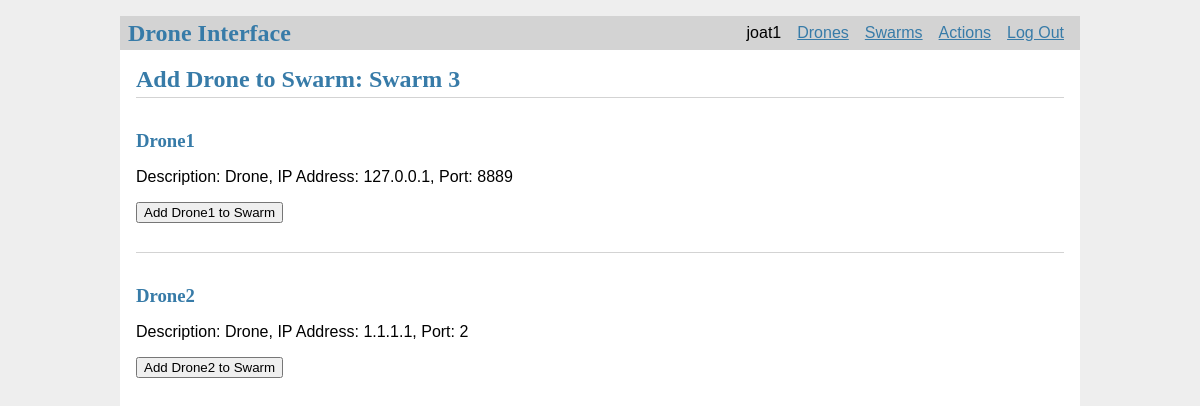
The app's page /5/add_drone_to_swarm (signed in) with its own data.
### tables this page shows
CREATE TABLE user (
  id INTEGER PRIMARY KEY AUTOINCREMENT,
  username TEXT UNIQUE NOT NULL,
  password TEXT NOT NULL
);

CREATE TABLE groups (
  id INTEGER PRIMARY KEY AUTOINCREMENT,
  group_name TEXT NOT NULL
);

CREATE TABLE drones (
  id INTEGER PRIMARY KEY AUTOINCREMENT,
  drone_name TEXT UNIQUE NOT NULL,
  description TEXT NOT NULL,
  ip_addr TEXT NOT NULL,
  port TEXT NOT NULL,
  mac_addr TEXT,
  owner_id INTEGER NOT NULL,
  group_id INTEGER,
  FOREIGN KEY (owner_id) REFERENCES user (id),
  FOREIGN KEY (group_id) REFERENCES groups (id)
);

### flaskr/swarms.py (the view, shortened to what this page needs)
@bp.route('/<int:id>/add_drone_to_swarm', methods=('GET', 'POST'))
def add_drone_to_swarm(id):
    swarm_id = id
    this_swarm = get_swarm(id)
    user_id = session.get('user_id')
    drones_to_add = get_drones_not_in_swarm(user_id, swarm_id)
    return render_template('swarms/add_drone_to_swarm.html', drones_to_swarm=drones_to_add, swarm=this_swarm)

### flaskr/auth.py (called while the page is built)
@bp.before_app_request
def load_logged_in_user():
    user_id = session.get('user_id')
    if user_id is None:
        g.user = None
    else:
        g.user = get_db().execute(
            'SELECT * FROM user WHERE id = ?', (user_id,)
        ).fetchone()

### flaskr/db.py (called while the page is built)
def get_db():
    if 'db' not in g:
        g.db = sqlite3.connect(
            current_app.config['DATABASE'],
            detect_types=sqlite3.PARSE_DECLTYPES
        )
        g.db.row_factory = sqlite3.Row
    return g.db

### flaskr/swarms.py (called while the page is built)
def get_drones_not_in_swarm(user_id, swarm_id, check_author=True):
    drones_not_in_swarm = get_db().execute(
        'SELECT p.id, drone_name, description, ip_addr, port, mac_addr, owner_id'
        ' FROM drones p JOIN user u ON p.owner_id = u.id'
        ' WHERE u.id = ? AND p.id NOT IN (SELECT drone_id FROM groups_and_drones WHERE group_id = ?)',
        (user_id, swarm_id,)
    ).fetchall()
    if drones_not_in_swarm is None:
        abort(404, f"Drone doesn't exist.")
    return drones_not_in_swarm

def get_swarm(id, check_author=True):
    swarm = get_db().execute(
        'SELECT id, group_name'
        ' FROM groups '
        ' WHERE id = ?', (id,)
    ).fetchone()
    if swarm is None:
        abort(404, f"Swarm id {id} doesn't exist.")
    return swarm

### flaskr/templates/swarms/add_drone_to_swarm.html
{% extends 'base.html' %}
{% block header %}
  <h1>{% block title %}Add Drone to Swarm: {{ swarm['group_name'] }}{% endblock %}</h1>
{% endblock %}
{% block content %}
  {% for drone in drones_to_swarm %}
    <form method="post">
      <article class="drone">
        <header>
          <div>
            <h1>{{ drone['drone_name'] }}</h1>
          </div>
        </header>
        <p class="description">Description: {{ drone['description'] }},
          IP Address: {{ drone['ip_addr'] }}, Port: {{ drone['port'] }}</p>
        {% if g.user['id'] == drone['owner_id'] %}
          <input type="submit" name="add_button" value="Add {{ drone['drone_name'] }} to Swarm">
        {% endif %}
      </article>
    </form>
    {% if not loop.last %}
      <hr>
    {% endif %}
  {% endfor %}
{% endblock %}

### flaskr/templates/base.html (shortened to what this page needs)
<!doctype html>
<link rel="stylesheet" href="{{ url_for('static', filename='style.css') }}">
<nav>
  <h1>Drone Interface</h1>
  <ul>
    {% if g.user %}
        <li><span>{{ g.user['username'] }}</span>
        <li><a href="{{ url_for('drones.drones_display') }}">Drones</a>
        <li><a href="{{ url_for('swarms.swarms') }}">Swarms</a>
        <li><a href="{{ url_for('actions.actions_connect_to_swarm') }}">Actions</a>
        <li><a href="{{ url_for('auth.logout') }}">Log Out</a>
    {% else %}
      <li><a href="{{ url_for('auth.register') }}">Register User</a>
      <li><a href="{{ url_for('auth.login') }}">Log In</a>
    {% endif %}
  </ul>
</nav>
<section class="content">
  <header>
    {% block header %}{% endblock %}
  </header>
  {% block content %}{% endblock %}
</section>

### flaskr/static/style.css (style rules this page uses)
h1 { font-family: serif; color: #377ba8; margin: 1rem 0; }
a { color: #377ba8; }
hr { border: none; border-top: 1px solid lightgray; }
nav { background: lightgray; display: flex; align-items: center; padding: 0 0.5rem; }
nav h1 { flex: auto; margin: 0; }
nav ul { display: flex; list-style: none; margin: 0; padding: 0; }
nav ul li a, nav ul li span, header .action { display: block; padding: 0.5rem; }
.content { padding: 0 1rem 1rem; }
.content > header { border-bottom: 1px solid lightgray; display: flex; align-items: flex-end; }
.content > header h1 { flex: auto; margin: 1rem 0 0.25rem 0; }
.content:last-child { margin-bottom: 0; }
.content form { margin: 1em 0; display: flex; flex-direction: column; }
.content input, .content textarea { margin-bottom: 1em; }
input[type=submit] { align-self: start; min-width: 10em; }

### records on screen
user: user.username "joat1"
groups: group_name "Swarm 3"
drones: drone_name "Drone1", description "Drone", ip_addr "127.0.0.1", port "8889", add_button "Add Drone1 to Swarm"
drones: drone_name "Drone2", description "Drone", ip_addr "1.1.1.1", port "2", add_button "Add Drone2 to Swarm"
